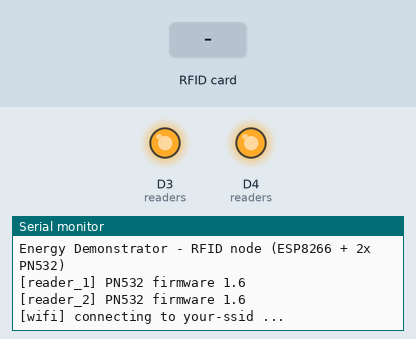
This program was run on a simulated ESP8266 (NodeMCU). Shown: output pins drawn as LEDs (lit = HIGH), the last lines printed to the serial monitor. The test bench sets the inputs (shaded band). WiFi joins after 1.5 s; servers stay silent unless stated.

Above: at 1.3 s.
1.4 s: RFID card 5E 7A 19 C4 held to the reader
At 2.1 s:
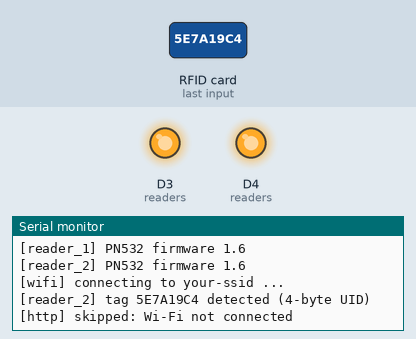
At 4.0 s:
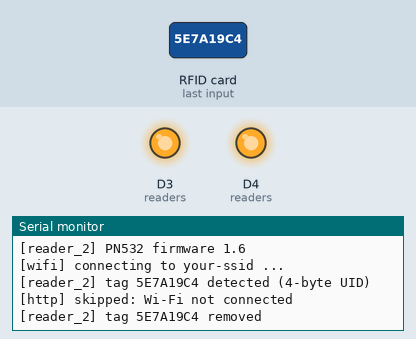

Measured:
- after the input at 1.4 s, the serial monitor: prints a new line at once (image 1)

The program:

main.cpp
```cpp
/*
 * Energy Demonstrator – RFID node
 *
 * ESP8266 (NodeMCU) + 2x PN532 NFC/RFID readers on a shared hardware SPI bus.
 * Every new tag placed on a reader is reported to the FastAPI backend:
 *
 *   POST /api/rfid   {"tag_uid": "04A1B2C3", "reader_id": "reader_1"}
 *
 * Features
 *  - two readers on one SPI bus with independent chip-select lines
 *  - per-reader debounce (a tag resting on a reader is reported once)
 *  - tag-removal detection (logged on serial)
 *  - automatic re-initialisation of a reader that is missing or stops answering
 *  - non-blocking Wi-Fi reconnect
 */

#include <Arduino.h>
#include <SPI.h>
#include <ESP8266WiFi.h>
#include <ESP8266HTTPClient.h>
#include <Adafruit_PN532.h>

#include "config.h"

struct RfidReader {
  Adafruit_PN532 nfc;
  const char*    id;
  uint8_t        csPin;
  bool           online;
  unsigned long  lastInitAttempt;
  String         currentUid;  // tag currently resting on the reader ("" = none)
  unsigned long  lastSeenMs;
  unsigned long  lastHealthCheck;
};

static RfidReader readers[] = {
  { Adafruit_PN532(PN532_SS_1), READER_1_ID, PN532_SS_1, false, 0, "", 0, 0 },
  { Adafruit_PN532(PN532_SS_2), READER_2_ID, PN532_SS_2, false, 0, "", 0, 0 },
};
static const size_t READER_COUNT = sizeof(readers) / sizeof(readers[0]);

static unsigned long lastWifiAttempt = 0;

// ---------------------------------------------------------------------------
// Helpers
// ---------------------------------------------------------------------------

static String uidToHex(const uint8_t* uid, uint8_t len) {
  static const char HEX_CHARS[] = "0123456789ABCDEF";
  String out;
  out.reserve(len * 2);
  for (uint8_t i = 0; i < len; i++) {
    out += HEX_CHARS[(uid[i] >> 4) & 0x0F];
    out += HEX_CHARS[uid[i] & 0x0F];
  }
  return out;
}

static void deselectAllReaders() {
  // Both CS lines must be HIGH before any SPI transaction so the
  // two PN532 modules never drive MISO at the same time.
  for (size_t i = 0; i < READER_COUNT; i++) {
    pinMode(readers[i].csPin, OUTPUT);
    digitalWrite(readers[i].csPin, HIGH);
  }
}

static bool initReader(RfidReader& r) {
  r.lastInitAttempt = millis();
  r.nfc.begin();

  const uint32_t version = r.nfc.getFirmwareVersion();
  if (!version) {
    Serial.printf("[%s] PN532 not found (check wiring / SPI switch settings)\n", r.id);
    r.online = false;
    return false;
  }

  Serial.printf("[%s] PN5%02X firmware %u.%u\n", r.id,
                (unsigned)((version >> 24) & 0xFF),
                (unsigned)((version >> 16) & 0xFF),
                (unsigned)((version >> 8) & 0xFF));

  r.nfc.SAMConfig();                        // normal mode, polling (no IRQ line)
  r.nfc.setPassiveActivationRetries(0x01);  // return quickly when no tag is present
  r.online = true;
  return true;
}

// ---------------------------------------------------------------------------
// Networking
// ---------------------------------------------------------------------------

static void ensureWifi() {
  if (WiFi.status() == WL_CONNECTED) return;
  const unsigned long now = millis();
  if (lastWifiAttempt != 0 && now - lastWifiAttempt < WIFI_RETRY_MS) return;

  lastWifiAttempt = now;
  Serial.printf("[wifi] connecting to %s ...\n", WIFI_SSID);
  WiFi.begin(WIFI_SSID, WIFI_PASSWORD);
}

static bool postRfidEvent(const String& uid, const char* readerId) {
  if (WiFi.status() != WL_CONNECTED) {
    Serial.println("[http] skipped: Wi-Fi not connected");
    return false;
  }

  WiFiClient client;
  HTTPClient http;
  const String url = String("http://") + API_HOST + ":" + API_PORT + API_RFID_PATH;

  if (!http.begin(client, url)) {
    Serial.println("[http] begin() failed");
    return false;
  }
  http.setTimeout(HTTP_TIMEOUT_MS);
  http.addHeader("Content-Type", "application/json");

  const String body = String("{\"tag_uid\":\"") + uid + "\",\"reader_id\":\"" + readerId + "\"}";
  const int code = http.POST(body);
  http.end();

  if (code >= 200 && code < 300) {
    Serial.printf("[http] %s -> %d\n", body.c_str(), code);
    return true;
  }
  Serial.printf("[http] POST failed: %d (%s)\n", code, HTTPClient::errorToString(code).c_str());
  return false;
}

// ---------------------------------------------------------------------------
// RFID polling
// ---------------------------------------------------------------------------

static void pollReader(RfidReader& r) {
  const unsigned long now = millis();

  if (!r.online) {
    if (now - r.lastInitAttempt >= REINIT_INTERVAL_MS) initReader(r);
    return;
  }

  uint8_t uid[7] = {0};
  uint8_t uidLen = 0;
  const bool found = r.nfc.readPassiveTargetID(PN532_MIFARE_ISO14443A, uid, &uidLen, READ_TIMEOUT_MS);

  if (!found) {
    // Tag removed?
    if (r.currentUid.length() && now - r.lastSeenMs > TAG_HOLD_MS) {
      Serial.printf("[%s] tag %s removed\n", r.id, r.currentUid.c_str());
      r.currentUid = "";
    }
    return;
  }

  const String hex = uidToHex(uid, uidLen);
  const bool sameTag = (hex == r.currentUid);
  r.lastSeenMs = now;

  if (sameTag) return;  // tag still resting on the reader -> already reported

  r.currentUid = hex;
  Serial.printf("[%s] tag %s detected (%u-byte UID)\n", r.id, hex.c_str(), uidLen);
  postRfidEvent(hex, r.id);
}

static void checkReaderHealth(RfidReader& r) {
  // A PN532 that lost power or got disconnected stops answering.
  // Checking the firmware version periodically lets us detect and recover.
  const unsigned long now = millis();
  if (!r.online || now - r.lastHealthCheck < REINIT_INTERVAL_MS) return;
  r.lastHealthCheck = now;

  if (!r.nfc.getFirmwareVersion()) {
    Serial.printf("[%s] reader stopped responding, will re-initialise\n", r.id);
    r.online = false;
    r.currentUid = "";
  }
}

// ---------------------------------------------------------------------------

void setup() {
  Serial.begin(115200);
  delay(100);
  Serial.println();
  Serial.println("Energy Demonstrator - RFID node (ESP8266 + 2x PN532)");

  deselectAllReaders();
  SPI.begin();

  for (size_t i = 0; i < READER_COUNT; i++) initReader(readers[i]);

  WiFi.mode(WIFI_STA);
  WiFi.setAutoReconnect(true);
  ensureWifi();
}

void loop() {
  ensureWifi();

  for (size_t i = 0; i < READER_COUNT; i++) {
    pollReader(readers[i]);
    checkReaderHealth(readers[i]);
    yield();  // keep the ESP8266 Wi-Fi stack / watchdog happy
  }
}
```

config.example.h
```cpp
// Copy this file to config.h and fill in your values.
// config.h is git-ignored so Wi-Fi credentials never end up in the repository.
#pragma once

// ---------- Wi-Fi ----------
#define WIFI_SSID      "your-ssid"
#define WIFI_PASSWORD  "your-password"

// ---------- Backend (FastAPI) ----------
// IP/hostname of the machine running `uvicorn main:app --host 0.0.0.0`
#define API_HOST       "192.168.1.100"
#define API_PORT       8000
#define API_RFID_PATH  "/api/rfid"

// ---------- PN532 chip-select pins (hardware SPI: SCK=D5, MISO=D6, MOSI=D7) ----------
// D8/GPIO15 is avoided because it is a boot-strapping pin.
// Note: D3/GPIO0 and D4/GPIO2 are also strapping pins and must be HIGH at boot.
// An idle CS line is HIGH, so they are safe for chip select.
#define PN532_SS_1     D4   // GPIO2
#define PN532_SS_2     D3   // GPIO0

// ---------- Reader identities (sent as reader_id to the backend) ----------
#define READER_1_ID    "reader_1"
#define READER_2_ID    "reader_2"

// ---------- Timing ----------
#define READ_TIMEOUT_MS      60     // max time spent polling one reader per loop
#define TAG_HOLD_MS          1500   // same tag on same reader within this window = one event
#define REINIT_INTERVAL_MS   5000   // retry interval for a reader that failed to initialise
#define WIFI_RETRY_MS        10000  // reconnect interval when Wi-Fi drops
#define HTTP_TIMEOUT_MS      2000
```
